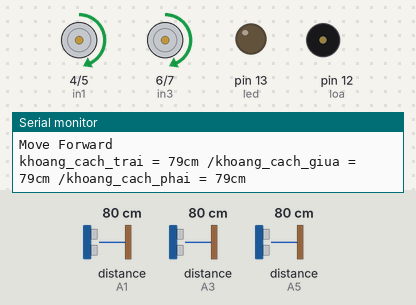
The sketch below on a simulated Arduino Uno, built with avr-gcc and run on an emulated ATmega328P. Parts: motor-driver pin pairs drawn as motors (green arrow = first pin HIGH = forward, orange = second pin HIGH = backward, longer = more drive, scaled by the enable pin), output pins drawn as LEDs (lit = HIGH), buzzer (waves = sounding), the last lines printed to the serial monitor. Wiring (inferred from the names in the program): 3 × ultrasonic range finder: trigger A0, echo A1 / trigger A2, echo A3 / trigger A4, echo A5. Dashed ring = blinking. The test bench sets the inputs (shaded band); at power-on: distance to the obstacle (sensors on A1, A5, A3) 80 cm. The echo pulse lasts 58.3 µs per cm; pins used as bus, display or sensor lines are not drawn.

Above: at 1.2 s.
1.3 s: distance to the obstacle (sensor on A1) set to 20 cm
4.3 s: distance to the obstacle (sensor on A1) set to 17 cm
At 5.4 s:
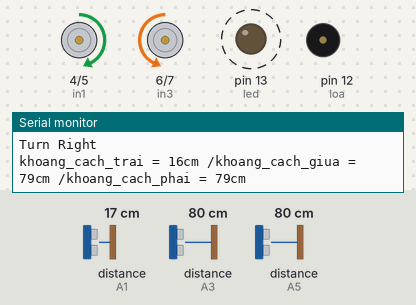
7.3 s: distance to the obstacle (sensor on A5) set to 2 cm
At 7.56 s:
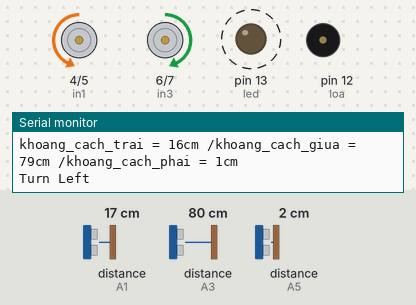
10.3 s: distance to the obstacle (sensor on A3) set to 2 cm
At 10.8 s:
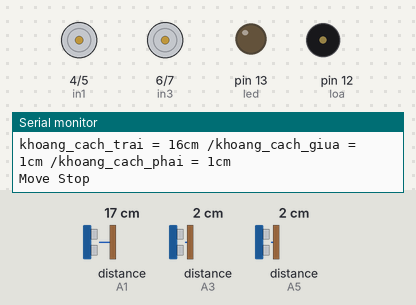
At 12.1 s:
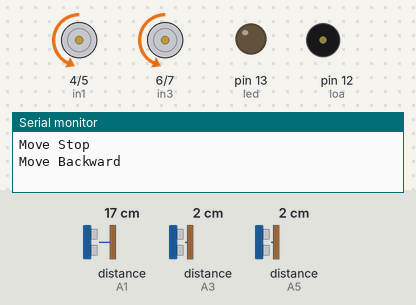
13.3 s: distance to the obstacle (sensor on A1) set to 35 cm
16.3 s: distance to the obstacle (sensor on A3) set to 299 cm
Timing chart, 0 to 20.3 s (numbered marks = the images above; inputs shaded):
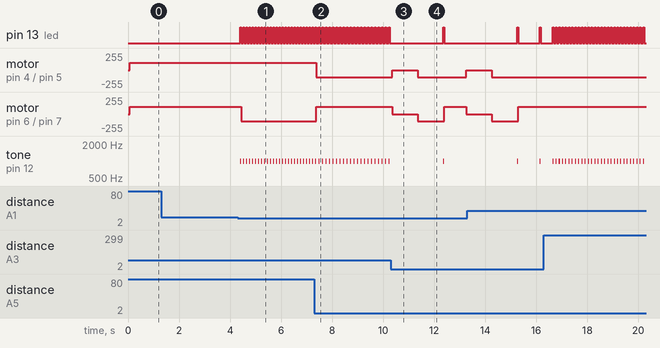

Measured:
- the behaviour switches between 19 and 18 cm on distance to the obstacle (sensor on A1) (found by bisection; images 0 and 1)
- after the input at 4.3 s, pin 13 (led): alternates HIGH for 0.04 s and LOW for 0.08 s, starting after 0.11 s; motor on pin 6 (in3) / pin 7 (in4): forward 110/255 → backward 110/255 after 0.15 s; tone on pin 12 (loa): alternates 1000 Hz for 0.04 s and silent for 0.08 s, starting after 0.11 s
- after the input at 7.3 s, motor on pin 4 (in1) / pin 5 (in2): forward 110/255 → backward 110/255 after 0.08 s; motor on pin 6 (in3) / pin 7 (in4): backward 110/255 → forward 110/255 after 0.08 s
- after the input at 10.3 s, motor on pin 4 (in1) / pin 5 (in2): backward 110/255 → stopped after 0.06 s, → backward 110/255 1.0 s later, → stopped 1.9 s later; motor on pin 6 (in3) / pin 7 (in4): forward 110/255 → stopped after 0.06 s, → backward 110/255 1.0 s later, → forward 110/255 1.0 s later, → stopped 0.85 s later
- after the input at 16.3 s, pin 13 (led): alternates HIGH for 0.04 s and LOW for 0.09 s, starting after 0.46 s; tone on pin 12 (loa): alternates 1000 Hz for 0.04 s and silent for 0.09 s, starting after 0.46 s

The sketch:

Remote-controlled_car.ino
```cpp
int trig1 = A0;
int echo1 = A1;
int trig2 = A2;
int echo2 = A3;
int trig3 = A4;
int echo3 = A5;
int in1 = 4;
int in2 = 5;
int in3 = 6;
int in4 = 7;
int ENA = 3;
int ENB = 11;
int LeftSpeed = 110;
int RightSpeed = 110;                                                                                       ;
long khoang_cach_trai = 0, khoang_cach_giua = 0, khoang_cach_phai = 0;
long pingTime, distance;
float speedSound = 0.0343;
int DIS = 18;
int led = 13;
int loa = 12;


long line_trai() {
  digitalWrite(trig1, LOW);
  delayMicroseconds(2);
  digitalWrite(trig1, HIGH);
  delayMicroseconds(10);
  digitalWrite(trig1, LOW);
  pingTime = pulseIn(echo1, HIGH);
  distance = (pingTime / 2) * speedSound;
  return (distance);
}

long line_giua() {
  digitalWrite(trig2, LOW);
  delayMicroseconds(2);
  digitalWrite(trig2, HIGH);
  delayMicroseconds(10);
  digitalWrite(trig2, LOW);
  pingTime = pulseIn(echo2, HIGH);
  distance = (pingTime / 2) * speedSound;
  return (distance);
}

long line_phai() {
  digitalWrite(trig3, LOW);
  delayMicroseconds(2);
  digitalWrite(trig3, HIGH);
  delayMicroseconds(10);
  digitalWrite(trig3, LOW);
  pingTime = pulseIn(echo3, HIGH);
  distance = (pingTime / 2) * speedSound;
  return (distance);
}

void setup() {
  Serial.begin(9600);
  pinMode(trig1, OUTPUT);
  pinMode(trig2, OUTPUT);
  pinMode(trig3, OUTPUT);
  pinMode(echo1, INPUT);
  pinMode(echo2, INPUT);
  pinMode(echo3, INPUT);
  pinMode(in1, OUTPUT);
  pinMode(in2, OUTPUT);
  pinMode(in3, OUTPUT);
  pinMode(in4, OUTPUT);
  pinMode(ENA, OUTPUT);
  pinMode(ENB, OUTPUT);
  pinMode(led, OUTPUT);
  pinMode(loa, OUTPUT);

  moveStop();
}

void loop() {

  // digitalWrite(led, HIGH);
  // tone(loa, 1000);
  // noTone(loa);

  khoang_cach_trai = line_trai();
  delay(10);
  khoang_cach_giua = line_giua();
  delay(10);
  khoang_cach_phai = line_phai();
  delay(10);
  Serial.print("khoang_cach_trai = ");
  Serial.print(khoang_cach_trai);
  Serial.print("cm /");
  Serial.print("khoang_cach_giua = ");
  Serial.print(khoang_cach_giua);
  Serial.print("cm /");
  Serial.print("khoang_cach_phai = ");
  Serial.print(khoang_cach_phai);
  Serial.println("cm");

  //  Obstacle on left side
  if (khoang_cach_trai < DIS && khoang_cach_giua > DIS && khoang_cach_phai > DIS) {
    DenCoi();
    turnRight();
    delay(25);  //  turn lightly right
  }
  //  Obstacle on front
  else if (khoang_cach_trai > DIS && khoang_cach_giua < DIS && khoang_cach_phai > DIS) {
    if (khoang_cach_trai > khoang_cach_phai) {
      DenCoi();
      turnLeft();
      delay(400);  //  turn 90 degree left
    }
    if (khoang_cach_trai < khoang_cach_phai) {
      DenCoi();
      turnRight();
      delay(400);  //  turn 90 degree right
    }
  }
  //  Obstacle on right side
  else if (khoang_cach_trai > DIS && khoang_cach_giua > DIS && khoang_cach_phai < DIS) {
    DenCoi();
    turnLeft();
    delay(25);  //turn lightly left
  }
  //  Obstacle on front & left side
  else if (khoang_cach_trai < DIS && khoang_cach_giua < DIS && khoang_cach_phai > DIS) {
    DenCoi();
    turnRight();
    delay(400);  //  turnRight 90 degree
  }
  //  Obstacle on front & right side
  else if (khoang_cach_trai > DIS && khoang_cach_giua < DIS && khoang_cach_phai < DIS) {
    DenCoi();
    turnLeft();
    delay(400);  //  turnLeft 90 degree
  }
  //  Obstacle on left & right side
  else if (khoang_cach_trai < DIS && khoang_cach_giua > DIS && khoang_cach_phai < DIS) {
    if (khoang_cach_trai > khoang_cach_phai) {
      DenCoi();
      turnLeft();
      delay(50);  //  shift left
    }
    if (khoang_cach_trai < khoang_cach_phai) {
      DenCoi();
      turnRight();
      delay(50);  //  shift right
    }
  }
  //  Obstacle on all 3 side
  else if (khoang_cach_trai < DIS && khoang_cach_giua < DIS && khoang_cach_phai < DIS) {
    moveStop();
    delay(1000);
    moveBackward();
    delay(1000);
    DenCoi();
    turnLeft();
    delay(800);  //turn 180 degrees
  } else {
    moveForward();
  }
}

void moveForward() {
  Serial.println("Move Forward");
  analogWrite(ENA, LeftSpeed);
  analogWrite(ENB, RightSpeed);
  digitalWrite(in1, HIGH);
  digitalWrite(in2, LOW);
  digitalWrite(in3, HIGH);
  digitalWrite(in4, LOW);
}

void moveBackward() {
  Serial.println("Move Backward");
  analogWrite(ENA, LeftSpeed);
  analogWrite(ENB, RightSpeed);
  digitalWrite(in1, LOW);
  digitalWrite(in2, HIGH);
  digitalWrite(in3, LOW);
  digitalWrite(in4, HIGH);
}

void turnRight() {
  Serial.println("Turn Right");
  analogWrite(ENA, LeftSpeed);
  analogWrite(ENB, RightSpeed);
  digitalWrite(in1, HIGH);
  digitalWrite(in2, LOW);
  digitalWrite(in3, LOW);
  digitalWrite(in4, HIGH);
}

void turnLeft() {
  Serial.println("Turn Left");
  analogWrite(ENA, LeftSpeed);
  analogWrite(ENB, RightSpeed);
  digitalWrite(in1, LOW);
  digitalWrite(in2, HIGH);
  digitalWrite(in3, HIGH);
  digitalWrite(in4, LOW);
}

void moveStop() {
  Serial.println("Move Stop");
  analogWrite(ENA, LOW);
  analogWrite(ENB, LOW);
  digitalWrite(in1, LOW);
  digitalWrite(in2, LOW);
  digitalWrite(in3, LOW);
  digitalWrite(in4, LOW);
}

void DenCoi() {
  digitalWrite(led, HIGH);
  tone(loa, 1000);
  delay(40);
  digitalWrite(led, LOW);
  noTone(loa);
}
```
